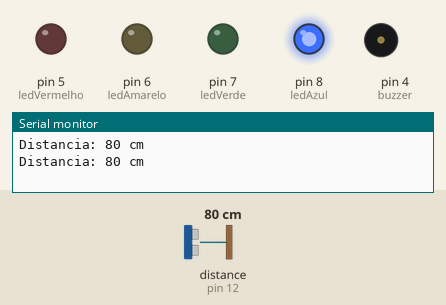
Simulated run of this sketch. Board: Arduino Uno, built with avr-gcc and run on an emulated ATmega328P. Shown: output pins drawn as LEDs (lit = HIGH), buzzer (waves = sounding, pin HIGH), the last lines printed to the serial monitor. The inputs (shaded band) are chosen by the test bench; at power-on: distance to the obstacle (sensor on pin 12) 80 cm. The echo pulse lasts 58.3 µs per cm.

Above: at 1.6 s.
1.7 s: distance to the obstacle (sensor on pin 12) set to 55 cm
3.6 s: distance to the obstacle (sensor on pin 12) set to 48 cm
At 4.6 s:
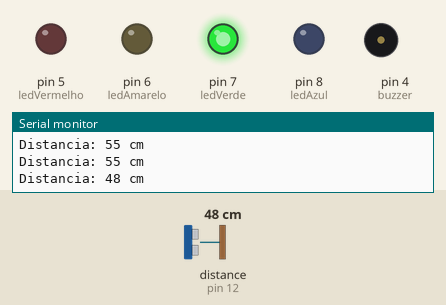
7.1 s: distance to the obstacle (sensor on pin 12) set to 35 cm
10.6 s: distance to the obstacle (sensor on pin 12) set to 28 cm
At 11.13 s:
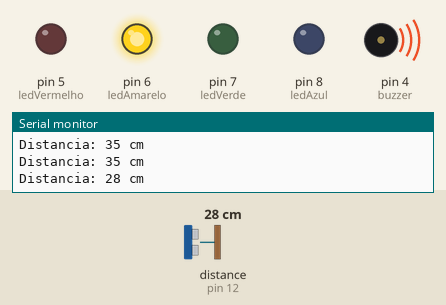
14.1 s: distance to the obstacle (sensor on pin 12) set to 18 cm
17.6 s: distance to the obstacle (sensor on pin 12) set to 14 cm
At 17.77 s:
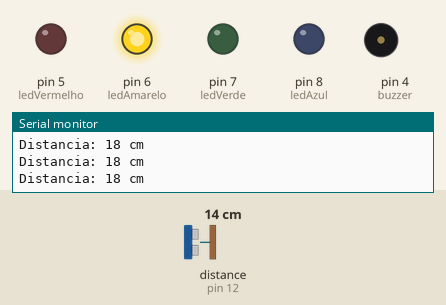
At 18.4 s:
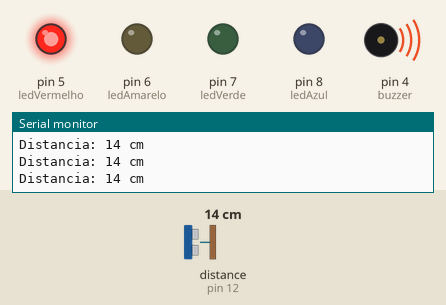
Timing chart, 0 to 20.3 s (numbered marks = the images above; inputs shaded):
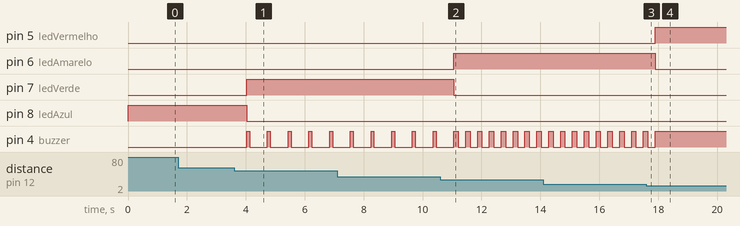

Measured:
- the behaviour switches between 51 and 50 cm on distance to the obstacle (sensor on pin 12) (found by bisection; images 0 and 1)
- the behaviour switches between 31 and 30 cm on distance to the obstacle (sensor on pin 12) (found by bisection; images 1 and 2)
- the behaviour switches between 16 and 15 cm on distance to the obstacle (sensor on pin 12) (found by bisection; images 2 and 3)
- after the input at 3.6 s, pin 7 (ledVerde): LOW → HIGH after 0.43 s; pin 8 (ledAzul): HIGH → LOW after 0.43 s; pin 4 (buzzer): alternates HIGH for 0.10 s and LOW for 0.60 s, starting after 0.43 s
- after the input at 10.6 s, pin 6 (ledAmarelo): LOW → HIGH after 0.46 s; pin 7 (ledVerde): HIGH → LOW after 0.46 s; pin 4 (buzzer): alternates HIGH for 0.15 s and LOW for 0.25 s, starting after 0.61 s
- after the input at 17.6 s, pin 5 (ledVermelho): LOW → HIGH after 0.30 s; pin 6 (ledAmarelo): HIGH → LOW after 0.30 s; pin 4 (buzzer): goes on until 17.9 s, then stays HIGH

The sketch:

sensor-de-proximidade.ino
```cpp
#include <Ultrasonic.h>

int pino_Trig = 13;
int pino_Echo = 12;

Ultrasonic Sensor(pino_Trig, pino_Echo);

int distancia;

const int ledAzul = 8;
const int ledVerde = 7;
const int ledAmarelo = 6;
const int ledVermelho = 5;
const int buzzer = 4;

void setup() {
  Serial.begin(9600);
  pinMode(ledAzul, OUTPUT);
  pinMode(ledVerde, OUTPUT);
  pinMode(ledAmarelo, OUTPUT);
  pinMode(ledVermelho, OUTPUT);
  pinMode(buzzer, OUTPUT);
}

void loop() {
  distancia = Sensor.read();
  Serial.print("Distancia: ");
  Serial.print(distancia);
  Serial.println(" cm");

  digitalWrite(ledAzul, LOW);
  digitalWrite(ledVerde, LOW);
  digitalWrite(ledAmarelo, LOW);
  digitalWrite(ledVermelho, LOW);
  digitalWrite(buzzer, LOW);

  if (distancia > 50) {
    digitalWrite(ledAzul, HIGH);
    delay(800);
  }
  else if (distancia > 30) {
    digitalWrite(ledVerde, HIGH);
    digitalWrite(buzzer, HIGH);
    delay(100);
    digitalWrite(buzzer, LOW);
    delay(600);
  }
  else if (distancia > 15) {
    digitalWrite(ledAmarelo, HIGH);
    digitalWrite(buzzer, HIGH);
    delay(150);
    digitalWrite(buzzer, LOW);
    delay(250);
  }
  else if (distancia > 0) {
    digitalWrite(ledVermelho, HIGH);
    digitalWrite(buzzer, HIGH);
    delay(200);
  }

}
```
